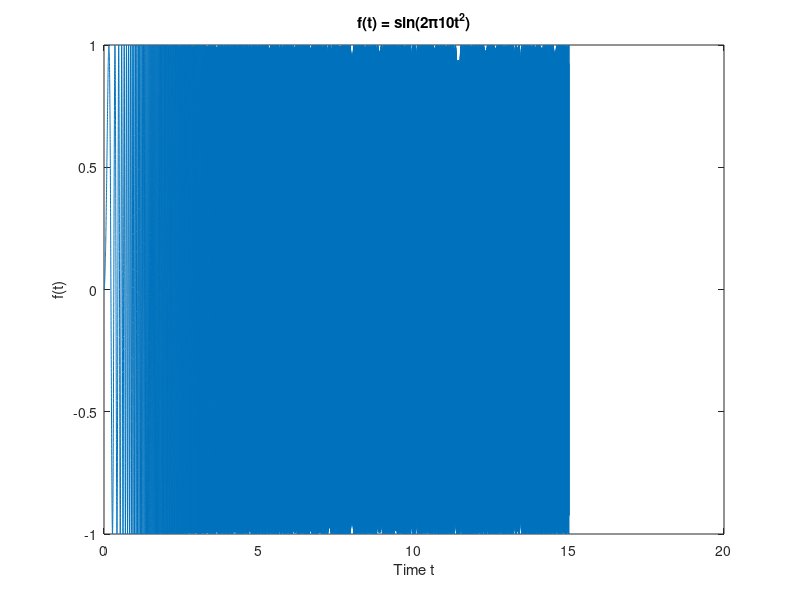
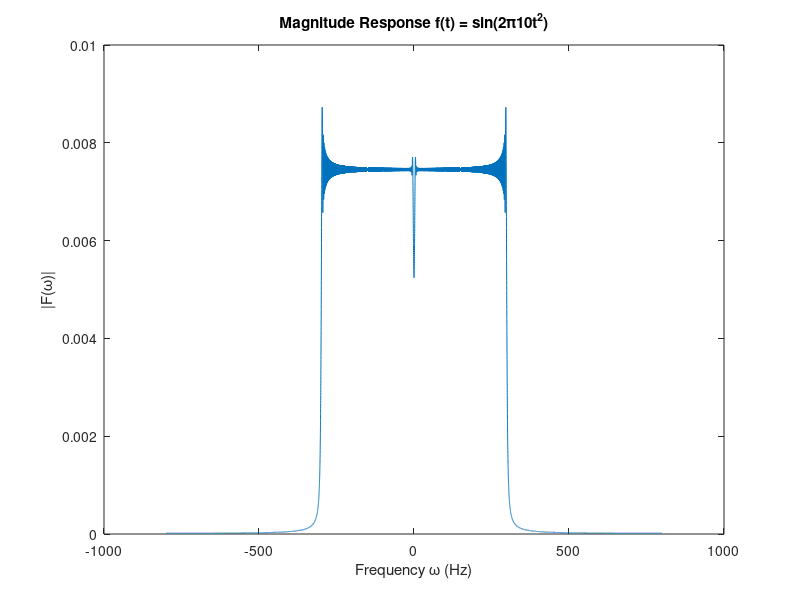

Reproduce these figures in MATLAB, in order.
%% Chirp/sweep signal
clear all; close all;

Fs = 1600;                    % Sampling Frequency
dt = 1/Fs;                    % Sampling Period
duration = 15;                % Sound duration
t = (0:dt:duration-dt)';      % Time domain
N = size(t,1);                % Length of signal

freq = 10;
signal_chirp = sin(2*pi*freq*t.^2);
fft_chirp = fftshift(fft(signal_chirp));
dw = Fs/N;
w_chirp = -Fs/2:dw:Fs/2-dw;           % Frequency domain

figure(1)
plot(t,signal_chirp)
xlabel('Time t')
ylabel('f(t)')
title('f(t) = sin(2\pi10t^2)')

figure(2)
plot(w_chirp,abs(fft_chirp/N))
xlabel('Frequency \omega (Hz)')
ylabel('|F(\omega)|')
title('Magnitude Response f(t) = sin(2\pi10t^2)')

sound(signal_chirp,Fs)